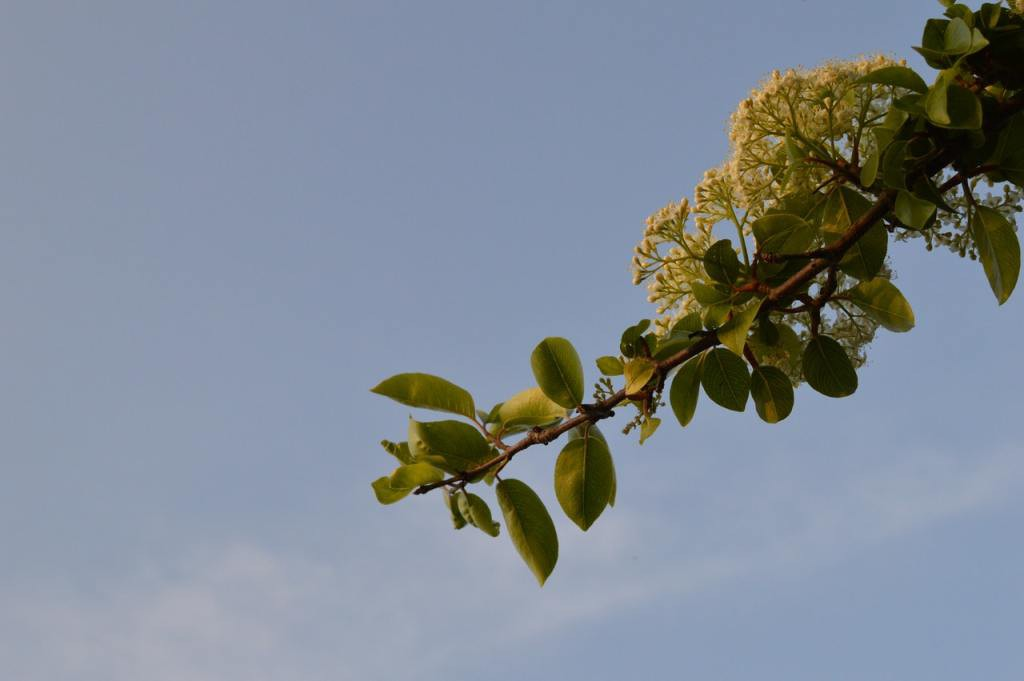
#> input picture images/testimage.jpg, 1024 x 681 px
$ python imagemanipulation.py
#> lines starting #> are read from the running program, lines starting #| are printed output that depends on the picture
from PIL import Image, ImageEnhance
img = Image.open('images/testimage.jpg')
#> img is the input picture: PIL image 1024x681 RGB; mean R, G, B 128, 137.3, 148
img.show()

# Technique1 - Resize

print('Image size')
print(img.size)
#| (1024, 681)
print('Resizing the image\n')
newsize = (300, 300)
img_resized = img.resize(newsize)
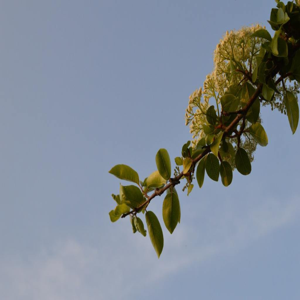
#> img_resized: PIL image 300x300 RGB; mean R, G, B 128, 137.3, 148

print(img_resized.size)
#| (300, 300)

img_resized.save('images/resized.jpg')
img_resized.show()

# Technique2 - Brightness

print('\n\nBrightning the Image\n')
#Define enhancer
enhancer = ImageEnhance.Brightness(img)

img_light = enhancer.enhance(1.8)     #you can also reduce brightness by just adjusting factor < 1
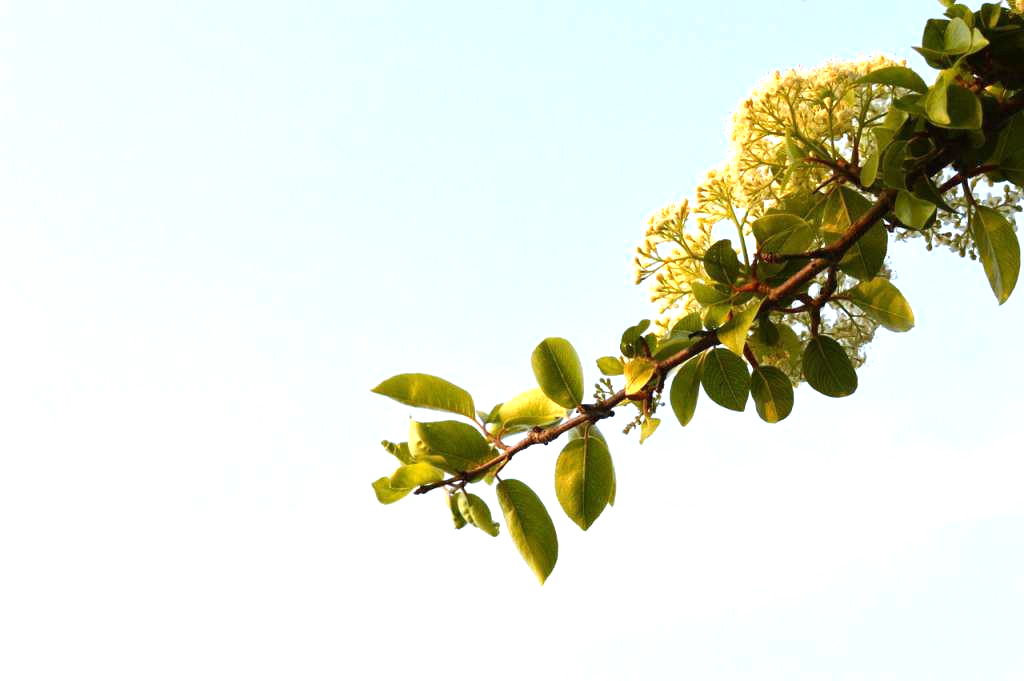
#> img_light: PIL image 1024x681 RGB; mean R, G, B 224.7, 228.9, 215.5

img_light.save('images/brightened.jpg')
img_light.show()


# Technique3 - GrayScale

print('\n\nImage gray scaling:')

img1 = Image.open('images/testimage.jpg')
img1 = img.convert('L')
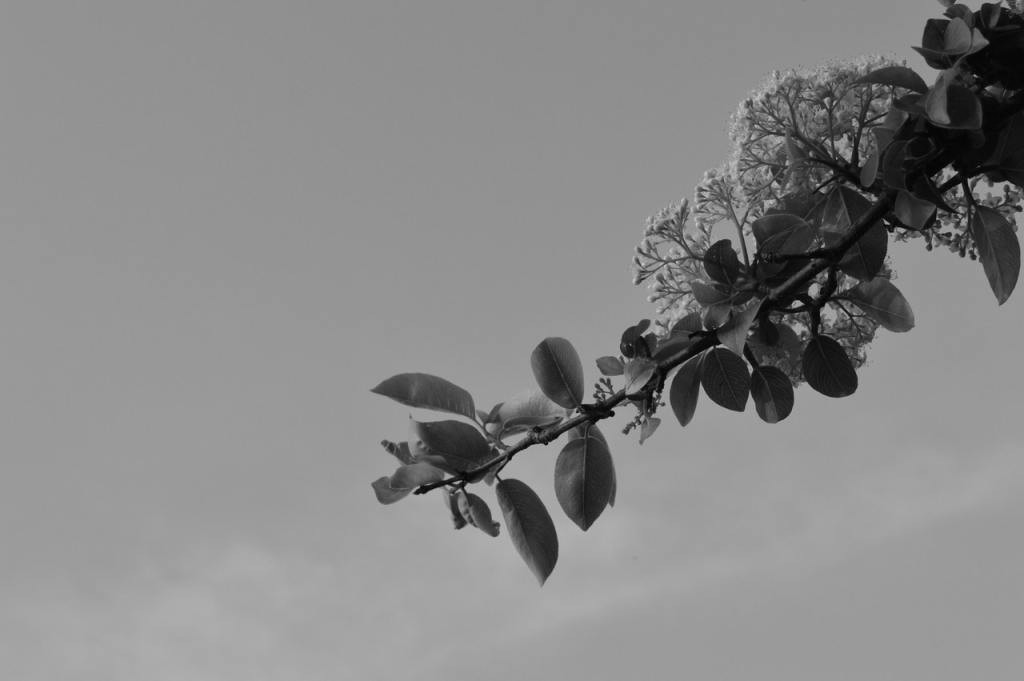
#> img1: PIL image 1024x681 L; min 0, max 205, mean 135.7
img1.save('images/grayscale.jpg')
img1.show()
